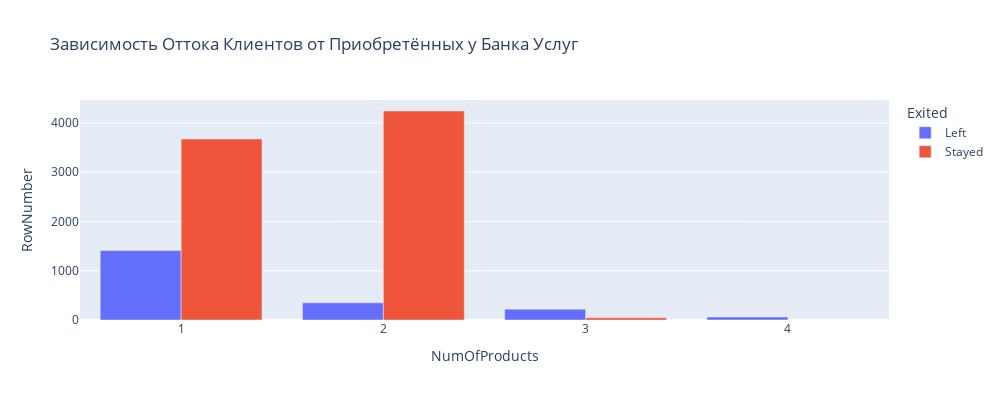

Write notebook code for a chart like this one.
### Markdown cell above
Из диаграмм наглядно видно, что при том, что женская половина является меньшей из общего количества клиентов, их отток значительно выше мужского. Следовательно, банку необходимо обратить внимание на эту проблему(как вариант, выпустить отдельную карту специально для девушек с повышенным кэшбеком на оплату определённых товаров и услуг)

### Code cell
import plotly
import plotly.express as px
bar_data = churn_data.groupby(['NumOfProducts', 'Exited'], as_index=False).count()
fig = px.bar(
    data_frame=bar_data,
    x='NumOfProducts',
    y='RowNumber',
    color='Exited',
    barmode='group',
    height=400,
    width=1000,
    title='Зависимость Оттока Клиентов от Приобретённых y Банка Услуг'
)
fig.show()

### Figure 1 — Plotly figure (JSON) as saved in the notebook; plotly's stock layout.template omitted (floating-point values rounded to 4 significant figures)
{"data": [{"alignmentgroup": "True", "hovertemplate": "Exited=Left<br>NumOfProducts=%{x}<br>RowNumber=%{y}<extra></extra>", "legendgroup": "Left", "marker": {"color": "#636efa", "pattern": {"shape": ""}}, "name": "Left", "offsetgroup": "Left", "orientation": "v", "showlegend": true, "textposition": "auto", "type": "bar", "x": [1, 2, 3, 4], "xaxis": "x", "y": [1409, 348, 220, 60], "yaxis": "y"}, {"alignmentgroup": "True", "hovertemplate": "Exited=Stayed<br>NumOfProducts=%{x}<br>RowNumber=%{y}<extra></extra>", "legendgroup": "Stayed", "marker": {"color": "#EF553B", "pattern": {"shape": ""}}, "name": "Stayed", "offsetgroup": "Stayed", "orientation": "v", "showlegend": true, "textposition": "auto", "type": "bar", "x": [1, 2, 3], "xaxis": "x", "y": [3675, 4242, 46], "yaxis": "y"}], "layout": {"barmode": "group", "height": 400, "legend": {"title": {"text": "Exited"}, "tracegroupgap": 0}, "title": {"text": "Зависимость Оттока Клиентов от Приобретённых y Банка Услуг"}, "width": 1000, "xaxis": {"anchor": "y", "domain": [0, 1], "title": {"text": "NumOfProducts"}}, "yaxis": {"anchor": "x", "domain": [0, 1], "title": {"text": "RowNumber"}}}}
